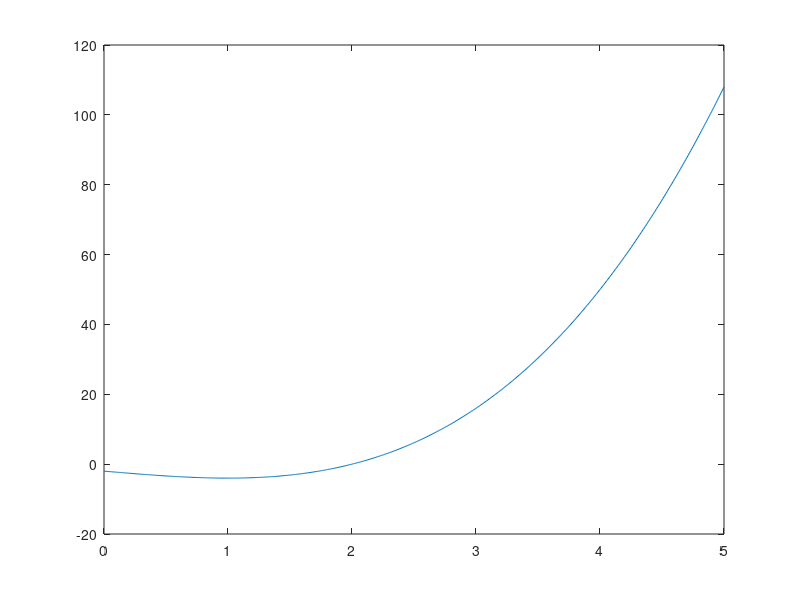

MATLAB code to generate this figure: (Note: this script raises an error after producing the figure.)
%% Part 1

%% Task 1

my_age = 22;

C = magic(4);
magic_sum = sum(C);
magic_sum = magic_sum(1);

C = C./magic_sum;

C = C.*my_age;
sum(C)

%% Task 2

Age_Vector = [0:my_age:9*my_age]';

%%%%%%%%%%%%%%%%%%%%%%%%%%%%%%%%%%%%%%%%%%

%% Part 2

x = linspace(0, 5, 600);

y = x.^3 - 3.*x - 2;

figure()
plot(x, y)
xlim([0 5])
hold on
x = round(x, 2);
scatter_indices = mod(x, .5) == 0;
scatter(x(scatter_indices), y(scatter_indices),'g*');
[~, min_index] = min(y);
[~, max_index] = max(y);
scatter(x(min_index), y(min_index));
scatter(x(max_index), y(max_index));

%%%%%%%%%%%%%%%%%%%%%%%%%%%%%%%%%%%%%%%%%%%%%%%%%%%%%%

%% Part 3

tempers = ['1', '0', '2', '4'];
pow_count = 0;
total = 0;

for i = numel(tempers):-1:1
    cur_char = tempers(i);
    switch(cur_char)
        case '0'
            number = 0;
        case '1'
            number = 1;
        case '2'
            number = 2;
        case '3'
            number = 3;
        case '4'
            number = 4;
        case '5'
            number = 5;
        case '6'
            number = 6;
        case '7'
            number = 7;
        case '8'
            number = 8;
        case '9'
            number = 9;
    end

    addition = number * 10^pow_count;

    total = total + addition;
    pow_count = pow_count + 1;

end
total
total = total/4

%%%%%%%%%%%%%%%%%%%%%%%%%%%%%%%%%%%%
